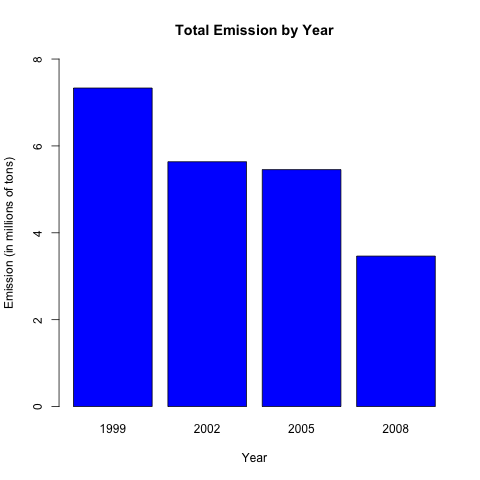

The script that saved this image:
# Exploratory Data - Project 2 - plot 1
# Annie Flippo

# Have total emissions from PM2.5 decreased in the United States 
# from 1999 to 2008? Using the base plotting system, make a plot 
# showing the total PM2.5 emission from all sources for each of 
# the years 1999, 2002, 2005, and 2008

# Get and read data
source("./ExData_project2.R")

f <- factor (NEI$year)
totalEmission <- tapply(NEI$Emissions, f, sum)

# This returns an array with the Year as row.names
class(totalEmission)

# Make it a data frame
totalEmission <- as.data.frame(totalEmission)
totalEmission <- cbind(row.names(totalEmission), totalEmission)

colnames(totalEmission) <- c("Year", "Emissions")
colnames(totalEmission)

# Find y-axis range to the nearest integer
y_range <- range(0, ceiling( max(totalEmission$Emission/1000000) ))

png(filename="plot1.png", width=480, height=480, units="px")

barplot(totalEmission$Emission/1000000, main="Total Emission by Year", 
        xlab="Year", ylab="Emission (in millions of tons)", ylim=y_range, col="blue")

dev.off()